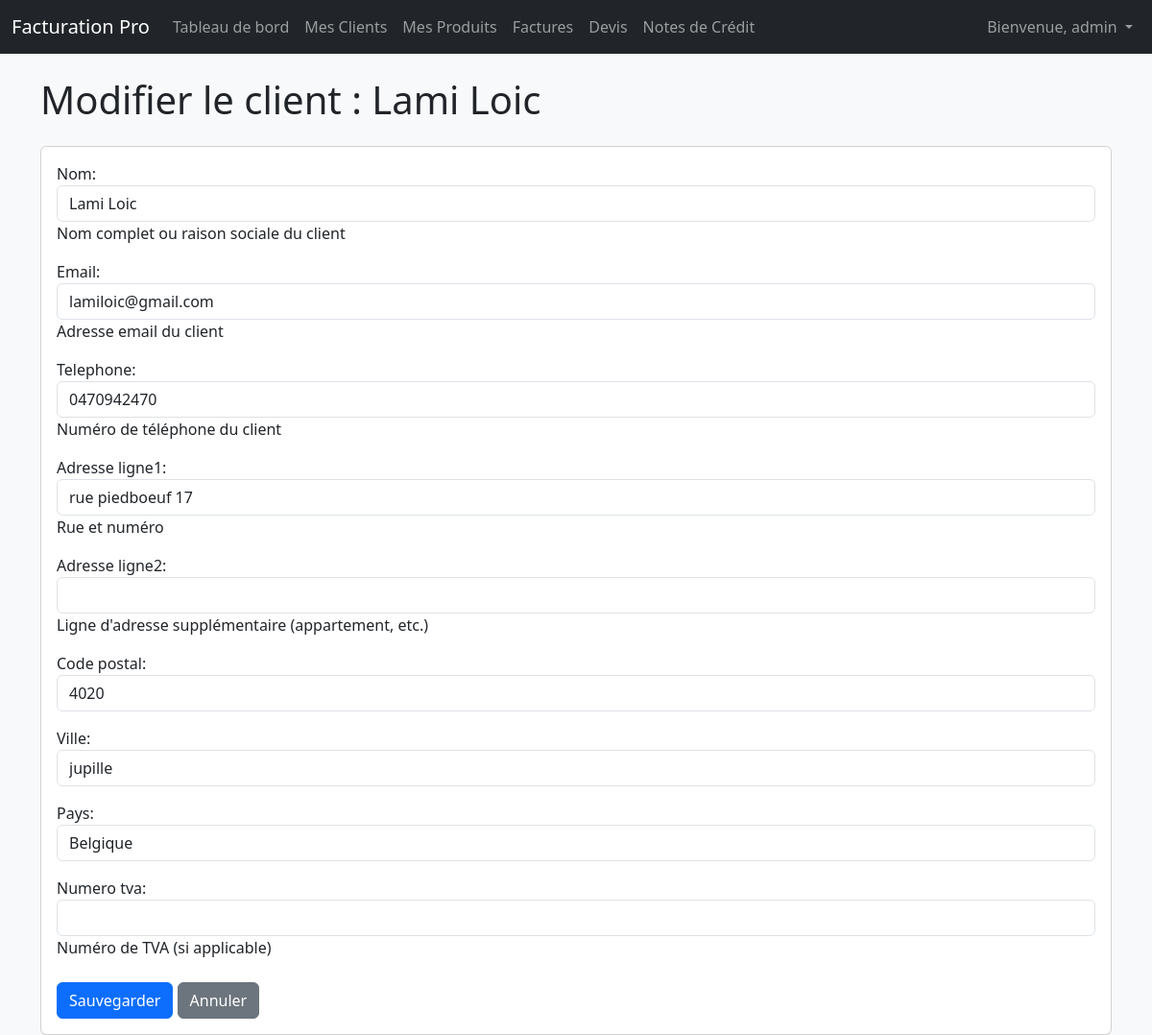
Screenshot of /clients/7/edit/ (signed in) with the database file from the repository.
### clients/models.py (models this page shows, shortened)
class Client(models.Model):
    user = models.ForeignKey(User, on_delete=models.CASCADE, related_name='clients') # <-- CHAMP AJOUTÉ
    nom = models.CharField(max_length=200, help_text="Nom complet ou raison sociale du client") # unique=True enlevé ici
    email = models.EmailField(max_length=254, blank=True, null=True, help_text="Adresse email du client")
    telephone = models.CharField(max_length=20, blank=True, null=True, help_text="Numéro de téléphone du client")
    adresse_ligne1 = models.CharField(max_length=255, help_text="Rue et numéro")
    adresse_ligne2 = models.CharField(max_length=255, blank=True, null=True, help_text="Ligne d'adresse supplémentaire (appartement, etc.)")
    code_postal = models.CharField(max_length=10)
    ville = models.CharField(max_length=100)
    pays = models.CharField(max_length=100, default="Belgique")
    numero_tva = models.CharField(max_length=50, blank=True, null=True, help_text="Numéro de TVA (si applicable)")
    date_creation = models.DateTimeField(auto_now_add=True)
    date_mise_a_jour = models.DateTimeField(auto_now=True)
    class Meta:
        ordering = ['nom']
        unique_together = ('user', 'nom') # <-- Nom du client unique PAR utilisateur

### clients/views.py (the view)
# urls.py: path('<int:client_id>/edit/', views.client_update, name='client_update'),
@login_required
def client_update(request, client_id):
    client_to_update = get_object_or_404(Client, id=client_id, user=request.user)
    if request.method == 'POST':
        form = ClientForm(request.POST, instance=client_to_update)
        if form.is_valid():
            form.save()
            messages.success(request, f"Le client '{client_to_update.nom}' a été mis à jour avec succès !")
            return redirect('clients:client_list')
    else:
        form = ClientForm(instance=client_to_update)
    context = {
        'form': form,
        'page_title': f"Modifier le client : {client_to_update.nom}"
    }
    return render(request, 'clients/client_form.html', context)

### clients/forms.py
class ClientForm(forms.ModelForm):
    class Meta:
        model = Client
        fields = [
            'nom', 'email', 'telephone',
            'adresse_ligne1', 'adresse_ligne2',
            'code_postal', 'ville', 'pays', 'numero_tva'
        ]
        widgets = {
            'nom': forms.TextInput(attrs={'class': 'form-control'}),
            'email': forms.EmailInput(attrs={'class': 'form-control'}),
            'telephone': forms.TextInput(attrs={'class': 'form-control'}),
            'adresse_ligne1': forms.TextInput(attrs={'class': 'form-control'}),
            'adresse_ligne2': forms.TextInput(attrs={'class': 'form-control'}),
            'code_postal': forms.TextInput(attrs={'class': 'form-control'}),
            'ville': forms.TextInput(attrs={'class': 'form-control'}),
            'pays': forms.TextInput(attrs={'class': 'form-control'}),
            'numero_tva': forms.TextInput(attrs={'class': 'form-control'}),
        }

### clients/templates/clients/client_form.html (shortened to what this page needs)
{% extends 'base.html' %}
{% block content %}
    <h1 class="mb-4">{{ page_title }}</h1>
    <div class="card">
        <div class="card-body">
            <form method="post" novalidate>
                {{ form.as_p }}
                <div class="mt-4">
                    <button type="submit" class="btn btn-primary">Sauvegarder</button>
                    <a href="{% url 'clients:client_list' %}" class="btn btn-secondary">Annuler</a>
                </div>
            </form>
        </div>
    </div>
{% endblock %}

### templates/base.html (shortened to what this page needs)
<!DOCTYPE html>
<html lang="fr">
<head>
    <link href="https://cdn.jsdelivr.net/npm/bootstrap@5.3.3/dist/css/bootstrap.min.css" rel="stylesheet">
    <link href="https://cdn.jsdelivr.net/npm/tom-select@2.3.1/dist/css/tom-select.bootstrap5.css" rel="stylesheet">
</head>
<body>
    <nav class="navbar navbar-expand-lg navbar-dark bg-dark fixed-top">
        <div class="container-fluid">
            <a class="navbar-brand" href="{% url 'core:dashboard' %}">Facturation Pro</a>
            <div class="collapse navbar-collapse" id="navbarNav">
                <ul class="navbar-nav me-auto mb-2 mb-lg-0">
                    <li class="nav-item">
                        <a class="nav-link" href="{% url 'core:dashboard' %}">Tableau de bord</a>
                    </li>
                    <li class="nav-item">
                        <a class="nav-link" href="{% url 'clients:client_list' %}">Mes Clients</a>
                    </li>
                    <li class="nav-item">
                        <a class="nav-link" href="{% url 'products:product_list' %}">Mes Produits</a>
                    </li>
                    <li class="nav-item">
                        <a class="nav-link" href="{% url 'documents:invoice_list' %}">Factures</a>
                    </li>
                    <li class="nav-item">
                        <a class="nav-link" href="{% url 'documents:quote_list' %}">Devis</a>
                    </li>
                    <li class="nav-item">
                        <a class="nav-link" href="{% url 'documents:credit_note_list' %}">Notes de Crédit</a>
                    </li>
                </ul>
                <ul class="navbar-nav">
                    {% if user.is_authenticated %}
                        <li class="nav-item dropdown">
                            <a class="nav-link dropdown-toggle" href="#" id="navbarDropdown" role="button" data-bs-toggle="dropdown" aria-expanded="false">
                                Bienvenue, {{ user.username }}
                            </a>
                        </li>
                    {% else %}
                        <li class="nav-item">
                            <a class="nav-link" href="{% url 'login' %}">Se connecter</a>
                        </li>
                    {% endif %}
                </ul>
            </div>
        </div>
    </nav>
    <main class="container mt-4">
        {% block content %}
            {% endblock %}
    </main>
</body>
</html>

### templates/base.html (style rules this page uses)
body { padding-top: 56px; background-color: #f8f9fa; }

### rows the page displays
Client: nom "Lami Loic", email "lamiloic@gmail.com", telephone "0470942470", adresse_ligne1 "rue piedboeuf 17", code_postal "4020", ville "jupille", pays "Belgique"

### other values shown
{{ user.username }} "admin"
{{ page_title }} "Modifier le client : Lami Loic"
